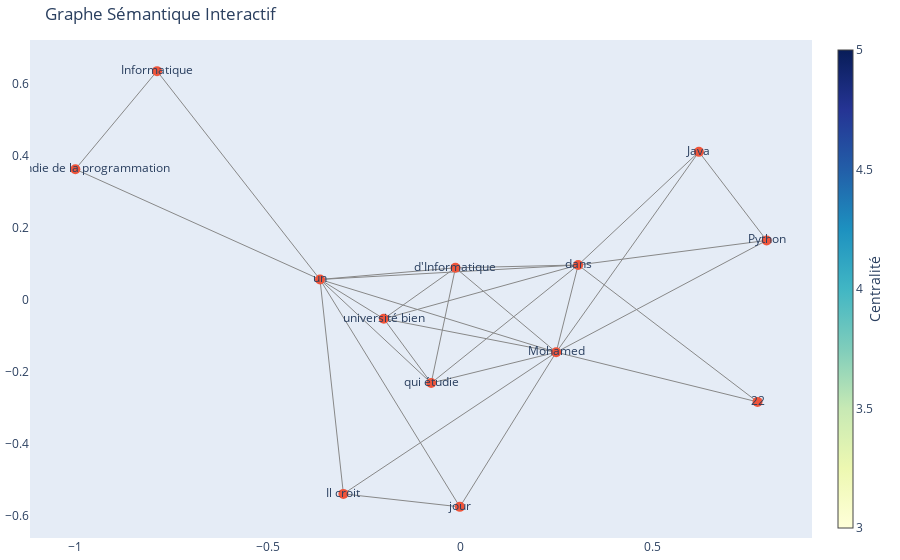

Source (notebook cell):
### Markdown cell above
### Question 4:Créer une interface graphique qui permet de naviguer à travers le réseau sémantique et de visualiser les relations entre les concepts

### Code cell
# Extraire les entités et les relations basées sur la co-occurrence
entities = []
relations = []

for sentence in doc.sents:
    ents_in_sentence = [ent.text for ent in sentence.ents]
    entities.extend(ents_in_sentence)
    for ent1, ent2 in combinations(ents_in_sentence, 2):
        relations.append((ent1, ent2))


entities = list(set(entities))
relations = list(set(relations))

# Créer le graphe
G = nx.Graph()
G.add_nodes_from(entities)
G.add_edges_from(relations)

# Obtenir les positions des nœuds pour la visualisation
pos = nx.spring_layout(G)

# Créer des listes pour les arêtes
edge_x = []
edge_y = []
for edge in G.edges():
    x0, y0 = pos[edge[0]]
    x1, y1 = pos[edge[1]]
    edge_x.extend([x0, x1, None])
    edge_y.extend([y0, y1, None])

# Tracer les arêtes
edge_trace = go.Scatter(
    x=edge_x, y=edge_y,
    line=dict(width=1, color='#888'),
    hoverinfo='none',
    mode='lines'
)

# Créer des listes pour les nœuds
node_x = []
node_y = []
node_text = []
for node in G.nodes():
    x, y = pos[node]
    node_x.append(x)
    node_y.append(y)
    node_text.append(node)

# Tracer les nœuds
node_trace = go.Scatter(
    x=node_x, y=node_y,
    mode='markers+text',
    hoverinfo='text',
    text=node_text,
    marker=dict(
        showscale=True,
        colorscale='YlGnBu',
        size=10,
        colorbar=dict(
            thickness=15,
            title='Centralité',
            xanchor='left',
            titleside='right'
        )
    )
)

# Créer la figure et l'afficher
fig = go.Figure(data=[edge_trace, node_trace],
                layout=go.Layout(
                    title='Graphe Sémantique Interactif',
                    showlegend=False,
                    hovermode='closest',
                    margin=dict(b=20, l=5, r=5, t=40),
                    xaxis=dict(showgrid=False, zeroline=False),
                    yaxis=dict(showgrid=False, zeroline=False)
                ))
fig.show()

### Figure 1 — Plotly figure (JSON) as saved in the notebook; plotly's stock layout.template omitted (floating-point values rounded to 4 significant figures)
{"data": [{"hoverinfo": "none", "line": {"color": "#888", "width": 1}, "mode": "lines", "type": "scatter", "x": [0.2492, 0.3062, null, 0.2492, 0.7723, null, 0.2492, -0.1986, null, 0.2492, -0.3036, null, 0.2492, -0.001055, null, 0.2492, -0.3644, null, 0.2492, -0.01261, null, 0.2492, -0.0755, null, 0.2492, 0.7959, null, 0.2492, 0.6199, null, 0.7959, 0.3062, null, 0.7959, 0.6199, null, -0.1986, -0.0755, null, -0.1986, -0.3644, null, -0.1986, 0.3062, null, -0.1986, -0.01261, null, -1, -0.7878, null, -1, -0.3644, null, -0.3036, -0.3644, null, -0.3036, -0.001055, null, 0.6199, 0.3062, null, -0.001055, -0.3644, null, 0.3062, 0.7723, null, 0.3062, -0.0755, null, 0.3062, -0.01261, null, 0.3062, -0.3644, null, -0.0755, -0.01261, null, -0.0755, -0.3644, null, -0.3644, -0.7878, null, -0.3644, -0.01261, null, -0.3644, -0.3644, null], "y": [-0.1447, 0.09761, null, -0.1447, -0.2826, null, -0.1447, -0.05177, null, -0.1447, -0.5381, null, -0.1447, -0.574, null, -0.1447, 0.05733, null, -0.1447, 0.08968, null, -0.1447, -0.2302, null, -0.1447, 0.1657, null, -0.1447, 0.4117, null, 0.1657, 0.09761, null, 0.1657, 0.4117, null, -0.05177, -0.2302, null, -0.05177, 0.05733, null, -0.05177, 0.09761, null, -0.05177, 0.08968, null, 0.3635, 0.6358, null, 0.3635, 0.05733, null, -0.5381, 0.05733, null, -0.5381, -0.574, null, 0.4117, 0.09761, null, -0.574, 0.05733, null, 0.09761, -0.2826, null, 0.09761, -0.2302, null, 0.09761, 0.08968, null, 0.09761, 0.05733, null, -0.2302, 0.08968, null, -0.2302, 0.05733, null, 0.05733, 0.6358, null, 0.05733, 0.08968, null, 0.05733, 0.05733, null]}, {"hoverinfo": "text", "marker": {"colorbar": {"thickness": 15, "title": {"side": "right", "text": "Centralité"}, "xanchor": "left"}, "colorscale": [[0, "rgb(255,255,217)"], [0.125, "rgb(237,248,177)"], [0.25, "rgb(199,233,180)"], [0.375, "rgb(127,205,187)"], [0.5, "rgb(65,182,196)"], [0.625, "rgb(29,145,192)"], [0.75, "rgb(34,94,168)"], [0.875, "rgb(37,52,148)"], [1, "rgb(8,29,88)"]], "showscale": true, "size": 10}, "mode": "markers+text", "text": ["Mohamed", "Python", "université bien", "approfondie de la programmation", "Il croit", "Java", "jour", "dans", "qui étudie", "un", "d'Informatique", "Informatique", "22"], "type": "scatter", "x": [0.2492, 0.7959, -0.1986, -1, -0.3036, 0.6199, -0.001055, 0.3062, -0.0755, -0.3644, -0.01261, -0.7878, 0.7723], "y": [-0.1447, 0.1657, -0.05177, 0.3635, -0.5381, 0.4117, -0.574, 0.09761, -0.2302, 0.05733, 0.08968, 0.6358, -0.2826]}], "layout": {"autosize": true, "hovermode": "closest", "margin": {"b": 20, "l": 5, "r": 5, "t": 40}, "showlegend": false, "title": {"text": "Graphe Sémantique Interactif"}, "xaxis": {"autorange": true, "range": [-1.114, 0.9101], "showgrid": false, "type": "linear", "zeroline": false}, "yaxis": {"autorange": true, "range": [-0.6739, 0.7357], "showgrid": false, "type": "linear", "zeroline": false}}}
